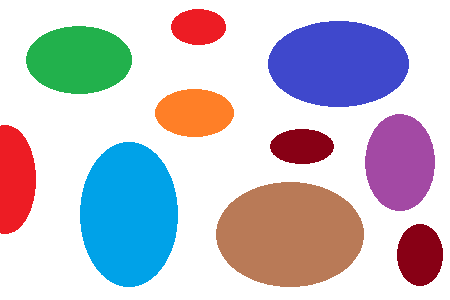
#> input picture testellipses.png, 450 x 300 px
$ python holedetection.py testellipses.png   (Python 2 division)
#> lines starting #> are read from the running program, lines starting #| are printed output that depends on the picture
#> further down, image is the input picture: PIL image 450x300 RGB; mean R, G, B 197, 193.6, 203.8
#!/usr/bin/python2
import Image, ImageDraw
from imageprocessing import openImage
from sys import argv
from cv_laboratorio.colors import color
from shapesdetector import dfs
from shapesdetector import drawbox

def colorshistogram(pixels, width, height):
    histo = dict()
    for x in xrange(0, width):
       for y in xrange(0, height):
            if pixels[x, y] in histo:
                histo[pixels[x, y]] += 1
            else:
                histo[pixels[x, y]] = 1
    return histo


def paintbg(pixels, width, height, bgcolor, ncolor):
    for x in xrange(0, width):
        for y in xrange(0, height):
            (r, g, b) = pixels[x, y]
            (bgr, bgg, bgb) = bgcolor
            bgthresh = 40
            if r > bgr-bgthresh and r < bgr+bgthresh and g > bgg-bgthresh and g < bgg+bgthresh and b > bgb-bgthresh and b < bgb+bgthresh:
                pixels[x, y] = ncolor
            else:
                (r, g, b) = pixels[x, y]
                gray = int((r+g+b)/3)
                r = g = b = gray
                pixels[x, y] = (r, g, b)
    return pixels


def rows_cols_histograms(pixels, width, height):
    rows_histo = dict()
    cols_histo = dict()
    for x in xrange(0, width):
        cols_histo[x] = 0
        for y in xrange(0, height):
            (r, g, b) = pixels[x, y]
            gray = int((r+g+b)/3)
            cols_histo[x] += gray
            if y in rows_histo:
                rows_histo[y] += gray
            else:
                rows_histo[y] = gray
            if x == width-1:
                rows_histo[y] = int(rows_histo[y]/width)
        cols_histo[x] = int(cols_histo[x]/height)
    return rows_histo, cols_histo


def drawpikes(image, rows_histo, cols_histo, rows_threshold, cols_threshold):
    pix = image.load()
    width, height = image.size
    draw = ImageDraw.Draw(image)
    x_prob=[]
    y_prob=[]
    for x in xrange(0, width):
        if cols_histo[x] < cols_threshold:
            draw.line((x, 0, x, height-1), fill='red')
            x_prob.append(x)
    for y in xrange(0, height):
        if rows_histo[y] < rows_threshold:
            draw.line((0, y, width-1, y), fill='blue')
            y_prob.append(y)
    image.save("pikes.png")
    return x_prob, y_prob


def getholepixels(image, x_prob, y_prob):
    width, height = image.size
    pixels = image.load()
    visited = list()
    hole_pixels = list()
    for x in xrange(0, width):
        for y in xrange(0, height):
            if x in x_prob and y in y_prob and pixels[x, y] != (255, 255, 255):
                hole_pixels.append((x, y))
    return hole_pixels


def holedetection(image):

    pixels = image.load()
    holes_in_original = image.copy()
    width, height = image.size
#> width = 450; height = 300
    colorshisto = colorshistogram(pixels, width, height)
#> colorshisto = 9 items
    maxcolor = max(colorshisto.values())
#> maxcolor = 79417
    for key in colorshisto:
        if colorshisto[key] == maxcolor:
            bgcolor = key
            break
#> this loop made 1 pass
#> bgcolor on pass 1: (255, 255, 255)

    pixels = paintbg(pixels, width, height, bgcolor, (255, 255, 255))
    image.save('gray.png')
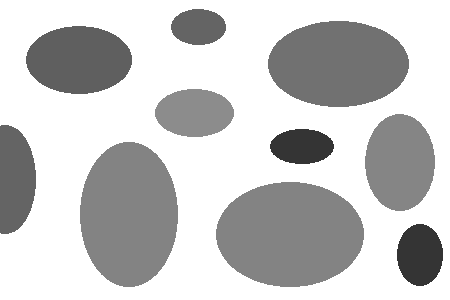
#> saved as gray.png: PIL image 450x300 RGB; min 52, max 255, mean 198
    holes_image = image.copy()
    rows_histo, cols_histo = rows_cols_histograms(pixels, width, height)
#> rows_histo = 300 items; cols_histo = 450 items

    rows_threshold = int(sum(rows_histo.values())/height)
#> rows_threshold = 197
    cols_threshold = int(sum(cols_histo.values())/width)
#> cols_threshold = 197

    x_prob, y_prob = drawpikes(image, rows_histo, cols_histo, rows_threshold, cols_threshold)
#> after the loop in drawpikes, `for x in xrange(0, width):`: x_prob = 204 values from 83 to 429
#> after the loop in drawpikes, `for y in xrange(0, height):`: y_prob = 174 values from 29 to 274
#> in drawpikes, `image.save("pikes.png")`:
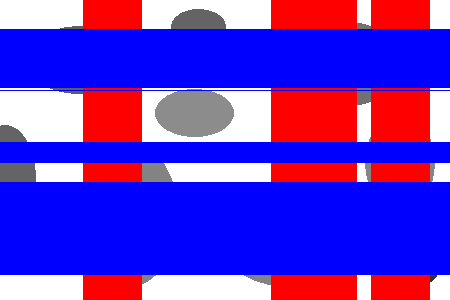
#> saved as pikes.png: PIL image 450x300 RGB; mean R, G, B 101, 52.4, 200.3
#> x_prob = 204 values from 83 to 429; y_prob = 174 values from 29 to 274

    hole_pixels=getholepixels(holes_image, x_prob, y_prob)
#> hole_pixels = 27616 items
    pixels2 = holes_in_original.load()
    for pixel in hole_pixels:
        pixels2[pixel] = (0, 255, 0)
#> this loop made 27616 passes
#> pixel on passes 1 to 3: (83, 29), (83, 30), (83, 31)
    holes_in_original.save('hole_pixels.png')
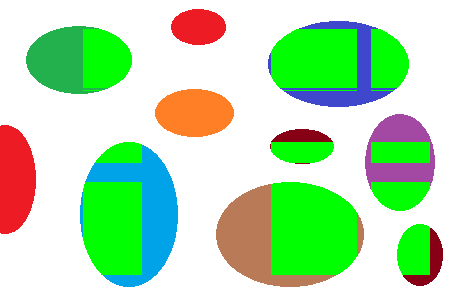
#> saved as hole_pixels.png: PIL image 450x300 RGB; mean R, G, B 177.6, 223.8, 173.8


    holes = list()
    visited = list()
    for x in xrange(0, width):
        for y in xrange(0, height):
            if (x, y) not in visited and pixels2[x, y] == (0, 255, 0):
                s_visited = dfs((x, y), pixels2, visited, width, height, hole_pixels)
                print s_visited
                print
                holes.append(s_visited)
                visited.extend(s_visited)
            visited.append((x, y))
#> after the loop, holes = []; visited = 24929 items

    print len(holes)

    colors = color(len(holes))
    i=0
    for hole in holes:
        holes_in_original = drawbox(holes_in_original, hole, colors[i])
        i+=1
    holes_in_original.save("HolesOutput.png")


if __name__=='__main__':
    try:
        image = Image.open(argv[1]).convert("RGB")
    except:
        image = openImage().convert("RGB")
#> (the run stopped early here; a loop or call above may not have finished)

$ run again, on copy.png
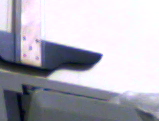
#> input picture copy.png, 159 x 121 px
#> image is the input picture: PIL image 159x121 RGB; mean R, G, B 178.7, 177.3, 188.2
#> colorshisto = 7216 items
#> maxcolor = 1565
#> the loop in holedetection, `for key in colorshisto:` made 2329 passes
#> bgcolor on pass 2329: (255, 249, 255)
#> rows_histo = 121 items; cols_histo = 159 items
#> rows_threshold = 183
#> after the loop in drawpikes, `for x in xrange(0, width):`: x_prob = 87 values from 0 to 86
#> after the loop in drawpikes, `for y in xrange(0, height):`: y_prob = 57 values from 50 to 120
#> in drawpikes, `image.save("pikes.png")`:
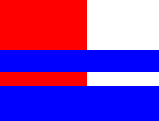
#> saved as pikes.png: PIL image 159x121 RGB; mean R, G, B 134.9, 61.1, 181.2
#> in holedetection, `x_prob, y_prob = drawpikes(image, rows_histo, cols_histo, rows_thresho..`: x_prob = 87 values from 0 to 86; y_prob = 57 values from 50 to 120
#> in holedetection, `hole_pixels=getholepixels(holes_image, x_prob, y_prob)`: hole_pixels = 4858 pairs, first value 0 to 86, second value 50 to 120
#> the loop in holedetection, `for pixel in hole_pixels:` made 4858 passes
#> pixel on passes 1 to 3: (0, 50), (0, 51), (0, 52)
#> in holedetection, `holes_in_original.save('hole_pixels.png')`:
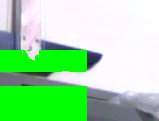
#> saved as hole_pixels.png: PIL image 159x121 RGB; mean R, G, B 158.7, 220.7, 163.9
#> after the loop in holedetection, `for x in xrange(0, width):`: holes = []; visited = 50 pairs, first value 0 to 0, second value 0 to 49

$ run again, on ellipses.png
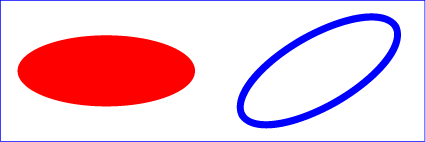
#> input picture ellipses.png, 426 x 142 px
#> image is the input picture: PIL image 426x142 RGB; mean R, G, B 239.1, 197.2, 213.2
#> colorshisto = 33 items
#> maxcolor = 45787
#> the loop in holedetection, `for key in colorshisto:` made 3 passes
#> bgcolor on pass 3: (255, 255, 255)
#> rows_histo = 142 items; cols_histo = 426 items
#> rows_threshold = 216
#> after the loop in drawpikes, `for x in xrange(0, width):`: x_prob = 167 values from 0 to 425
#> after the loop in drawpikes, `for y in xrange(0, height):`: y_prob = 66 values from 0 to 141
#> in drawpikes, `image.save("pikes.png")`:
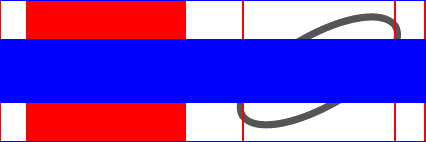
#> saved as pikes.png: PIL image 426x142 RGB; mean R, G, B 132.2, 78.7, 197.2
#> in holedetection, `x_prob, y_prob = drawpikes(image, rows_histo, cols_histo, rows_thresho..`: x_prob = 167 values from 0 to 425; y_prob = 66 values from 0 to 141
#> in holedetection, `hole_pixels=getholepixels(holes_image, x_prob, y_prob)`: hole_pixels = 9831 pairs, first value 0 to 425, second value 0 to 141
#> the loop in holedetection, `for pixel in hole_pixels:` made 9831 passes
#> pixel on passes 1 to 3: (0, 0), (0, 39), (0, 40)
#> in holedetection, `holes_in_original.save('hole_pixels.png')`:
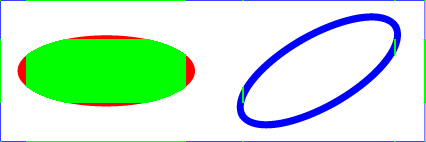
#> saved as hole_pixels.png: PIL image 426x142 RGB; mean R, G, B 199.4, 237.7, 210.4
#> after the loop in holedetection, `for x in xrange(0, width):`: holes = []

$ run again, on lineartransformation.png
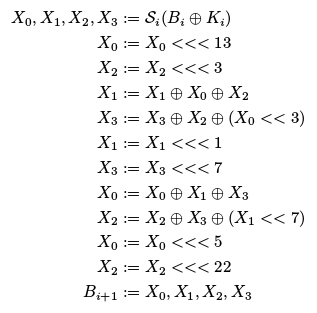
#> input picture lineartransformation.png, 317 x 313 px
#> image is the input picture: PIL image 317x313 RGB; min 0, max 255, mean 245
#> colorshisto = 245 items
#> maxcolor = 91516
#> the loop in holedetection, `for key in colorshisto:` made 1 pass
#> bgcolor on pass 1: (255, 255, 255)
#> rows_histo = 313 items; cols_histo = 317 items
#> rows_threshold = 244
#> after the loop in drawpikes, `for x in xrange(0, width):`: x_prob = 106 values from 98 to 302
#> after the loop in drawpikes, `for y in xrange(0, height):`: y_prob = 131 values from 11 to 299
#> in drawpikes, `image.save("pikes.png")`:
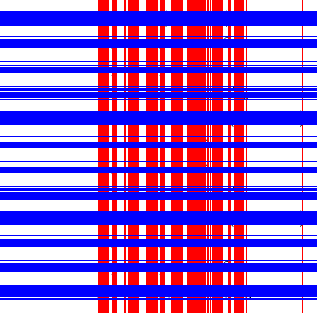
#> saved as pikes.png: PIL image 317x313 RGB; mean R, G, B 148.2, 98.6, 205.3
#> in holedetection, `x_prob, y_prob = drawpikes(image, rows_histo, cols_histo, rows_thresho..`: x_prob = 106 values from 98 to 302; y_prob = 131 values from 11 to 299
#> in holedetection, `hole_pixels=getholepixels(holes_image, x_prob, y_prob)`: hole_pixels = 4061 pairs, first value 98 to 302, second value 11 to 299
#> the loop in holedetection, `for pixel in hole_pixels:` made 4061 passes
#> pixel on passes 1 to 3: (98, 22), (98, 47), (98, 72)
#> in holedetection, `holes_in_original.save('hole_pixels.png')`:
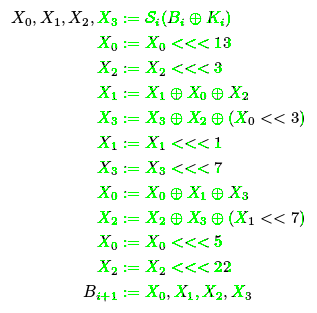
#> saved as hole_pixels.png: PIL image 317x313 RGB; mean R, G, B 241.5, 252, 241.5
#> after the loop in holedetection, `for x in xrange(0, width):`: holes = []; visited = 30696 items
